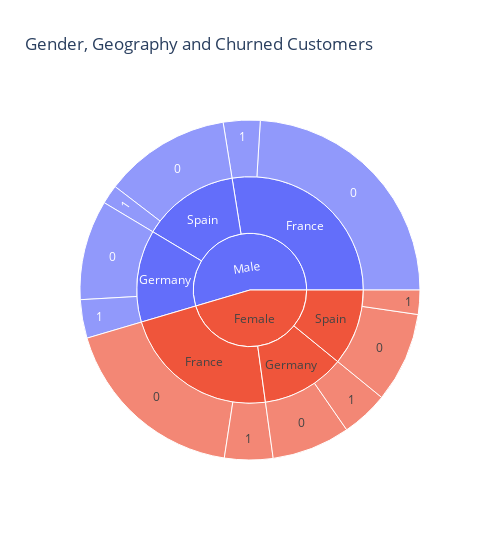

Write notebook code for a chart like this one.
### Markdown cell above
# <span style='background:gray'>Geograpgy
- Around 50% total customers belong to France and rest 25%-25%
- Churn rate also higher in France
- Churn rate low in Spain

### Code cell
fig=px.sunburst(df,path=['Gender','Geography','Exited'],title='Gender, Geography and Churned Customers',width=500)
fig.show()

### Figure 1 — Plotly figure (JSON) as saved in the notebook; plotly's stock layout.template omitted (floating-point values rounded to 4 significant figures)
{"data": [{"branchvalues": "total", "domain": {"x": [0, 1], "y": [0, 1]}, "hovertemplate": "labels=%{label}<br>count=%{value}<br>parent=%{parent}<br>id=%{id}<extra></extra>", "ids": ["Female/France/0", "Male/France/0", "Female/Germany/0", "Male/Germany/0", "Female/Spain/0", "Male/Spain/0", "Female/France/1", "Male/France/1", "Female/Germany/1", "Male/Germany/1", "Female/Spain/1", "Male/Spain/1", "Female/France", "Male/France", "Female/Germany", "Male/Germany", "Female/Spain", "Male/Spain", "Female", "Male"], "labels": ["0", "0", "0", "0", "0", "0", "1", "1", "1", "1", "1", "1", "France", "France", "Germany", "Germany", "Spain", "Spain", "Female", "Male"], "name": "", "parents": ["Female/France", "Male/France", "Female/Germany", "Male/Germany", "Female/Spain", "Male/Spain", "Female/France", "Male/France", "Female/Germany", "Male/Germany", "Female/Spain", "Male/Spain", "Female", "Male", "Female", "Male", "Female", "Male", "", ""], "type": "sunburst", "values": [1801, 2403, 745, 950, 858, 1206, 460, 350, 448, 366, 231, 182, 2261, 2753, 1193, 1316, 1089, 1388, 4543, 5457]}], "layout": {"legend": {"tracegroupgap": 0}, "title": {"text": "Gender, Geography and Churned Customers"}, "width": 500}}
